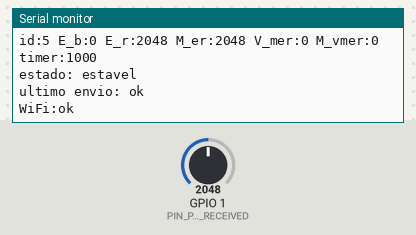
This sketch was run on a simulated ESP32-S3. Shown: the last lines printed to the serial monitor. Inputs (shaded band) come from the test bench; at power-on: GPIO 1 (PIN_POT_RECEIVED) = 2048. WiFi joins after 1.5 s; servers stay silent unless stated; uploads are accepted with an empty reply.

Above: at 3.7 s.
3.8 s: GPIO 1 (PIN_POT_RECEIVED) set to 2866
At 3.86 s:
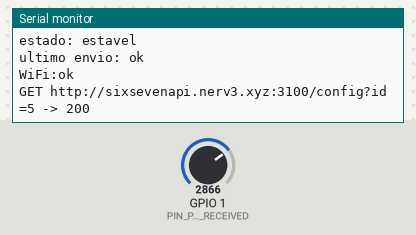
7.4 s: GPIO 1 (PIN_POT_RECEIVED) set to 3603
At 8.3 s:
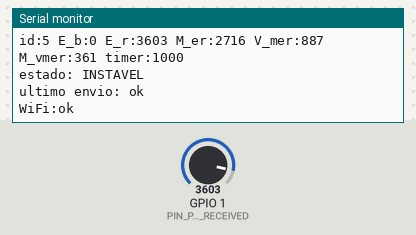
Timing chart, 0 to 10.4 s (numbered marks = the images above; inputs shaded):
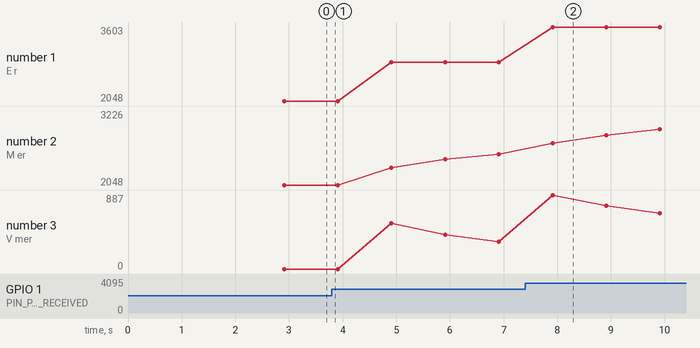

Measured:
- after the input at 7.4 s, the serial monitor: prints a new line after 0.51 s (image 2)
- plotted number 1: 2048 → 2866 after the input at 3.8 s, 2866 → 3603 after the input at 7.4 s
- plotted number 2: 2048 → 2538 after the input at 3.8 s, 2538 → 3226 after the input at 7.4 s
- plotted number 3: 0 → 328 after the input at 3.8 s, 328 → 377 after the input at 7.4 s

The sketch:

SixSeven_Projects.ino
```cpp
#include "config.hpp"
#include "connection.hpp"
#include "hooks.hpp"
#include "data.hpp"
#include "hardware.hpp"
#include "hardware_impl.hpp"

// Versao minima do SMRE: so a placa + 1 potenciometro (E_r).
// Sem botao, o hardware opera sempre que estiver alimentado.

Hardware hardware;

unsigned long lastRead = 0;
unsigned long lastSend = 0;

void setup() {
    hardware.begin();
}

void loop() {
    unsigned long now = millis();

    hardware.keepConnection();

    if (now - lastRead >= READ_INTERVAL) {
        lastRead = now;
        hardware.collector();
        hardware.manipulator();
    }

    if (now - lastSend >= (unsigned long)hardware.getTimer()) {
        lastSend = now;
        hardware.pull();
        hardware.push();
        hardware.printer();
    }
}
```

connection.hpp
```cpp
#ifndef CONNECTION_HPP
#define CONNECTION_HPP

#include "config.hpp"

class Connection {
    private:
        unsigned long lastAttempt;

    public:
        Connection() {
            lastAttempt = 0;
        }

        bool startWifi() {
            WiFi.mode(WIFI_STA);
            WiFi.begin(WIFI_SSID, WIFI_PASSWORD);
            unsigned long start = millis();
            while (WiFi.status() != WL_CONNECTED && millis() - start < BOOT_WIFI_WAIT) {
                delay(250);
            }
            return wifiConnected();
        }

        bool start() {
            return startWifi();
        }

        bool wifiConnected() {
            return WiFi.status() == WL_CONNECTED;
        }

        bool isConnected() {
            return wifiConnected();
        }

        void keepAlive() {
            if (wifiConnected()) return;
            if (millis() - lastAttempt >= RECONNECT_INTERVAL) {
                lastAttempt = millis();
                WiFi.disconnect();
                WiFi.begin(WIFI_SSID, WIFI_PASSWORD);
            }
        }

        void printStatus() {
            Serial.print("WiFi:");
            Serial.println(wifiConnected() ? "ok" : "--");
        }
};

#endif
```

data.hpp
```cpp
#ifndef DATA_HPP
#define DATA_HPP

#include "config.hpp"
#include "hooks.hpp"

class Data {
    private:
        void initData() {
            this->id = CONNECTION_ID;
            this->E_b = 0;
            this->E_r = 0;
            this->timer = SEND_INTERVAL;
            this->M_er = 0;
            this->V_mer = 0;
            this->M_vmer = 0;
        }
    protected:
        int id;
        int E_b;
        int E_r;
        int timer;
        int M_er;
        int V_mer;
        int M_vmer;
    public:
        Data() { initData(); }

        int getId() { return this->id; }
        int getBaseEnergy() { return this->E_b; }
        int getReceivedEnergy() { return this->E_r; }
        int getTimer() { return this->timer; }
        int getMeanReceived() { return this->M_er; }
        int getVariation() { return this->V_mer; }
        int getMeanVariation() { return this->M_vmer; }

        void setId(int id) { this->id = id; }
        void setBaseEnergy(int E_b) { this->E_b = E_b; }
        void setReceivedEnergy(int E_r) { this->E_r = E_r; }
        void setTimer(int timer) { this->timer = timer; }
        void setMeanReceived(int M_er) { this->M_er = M_er; }
        void setVariation(int V_mer) { this->V_mer = V_mer; }
        void setMeanVariation(int M_vmer) { this->M_vmer = M_vmer; }
};

class DataRepository : public Data {
    private:
        int receivedHistory[WINDOW_SIZE];
        int receivedCount;
        int receivedSum;

        int variationHistory[WINDOW_SIZE];
        int variationCount;
        int variationSum;

        void initRepository() {
            receivedCount = 0;
            receivedSum = 0;
            variationCount = 0;
            variationSum = 0;
            for (int i = 0; i < WINDOW_SIZE; i++) {
                receivedHistory[i] = 0;
                variationHistory[i] = 0;
            }
        }

    public:
        DataRepository() { initRepository(); }

        void create(int id, int E_b, int E_r, int timer, int M_er, int V_mer, int M_vmer) {
            this->id = id;
            this->E_b = E_b;
            this->E_r = E_r;
            this->timer = timer;
            this->M_er = M_er;
            this->V_mer = V_mer;
            this->M_vmer = M_vmer;
        }

        void update(int id, int E_b, int E_r, int timer, int M_er, int V_mer, int M_vmer) {
            create(id, E_b, E_r, timer, M_er, V_mer, M_vmer);
        }

        void read() {
            printSerial();
        }

        void reset() {
            setId(CONNECTION_ID);
            setBaseEnergy(0);
            setReceivedEnergy(0);
            setTimer(SEND_INTERVAL);
            setMeanReceived(0);
            setVariation(0);
            setMeanVariation(0);
            initRepository();
        }

        void applyHooks(Hooks& hooks) {
            this->id = hooks.getId();
            this->E_b = hooks.getBaseEnergy();
            this->E_r = hooks.getReceivedEnergy();
            this->timer = hooks.getTimer();
        }

        int computeMeanReceived(int reading) {
            int index = receivedCount % WINDOW_SIZE;
            receivedSum -= receivedHistory[index];
            receivedHistory[index] = reading;
            receivedSum += reading;
            if (receivedCount < WINDOW_SIZE) receivedCount++;
            int n = receivedCount < WINDOW_SIZE ? receivedCount : WINDOW_SIZE;
            this->M_er = receivedSum / n;
            return this->M_er;
        }

        int computeVariation() {
            this->V_mer = this->E_r - this->M_er;
            if (this->V_mer < 0) this->V_mer = -this->V_mer;
            return this->V_mer;
        }

        int computeMeanVariation() {
            int index = variationCount % WINDOW_SIZE;
            variationSum -= variationHistory[index];
            variationHistory[index] = this->V_mer;
            variationSum += this->V_mer;
            if (variationCount < WINDOW_SIZE) variationCount++;
            int n = variationCount < WINDOW_SIZE ? variationCount : WINDOW_SIZE;
            this->M_vmer = variationSum / n;
            return this->M_vmer;
        }

        bool isStable() {
            return this->V_mer <= STABLE_THRESHOLD;
        }

        String toJson() {
            String json = "{";
            json += "\"id\":" + String(this->id) + ",";
            json += "\"E_b\":" + String(this->E_b) + ",";
            json += "\"E_r\":" + String(this->E_r) + ",";
            json += "\"timer\":" + String(this->timer) + ",";
            json += "\"M_er\":" + String(this->M_er) + ",";
            json += "\"V_mer\":" + String(this->V_mer) + ",";
            json += "\"M_vmer\":" + String(this->M_vmer);
            json += "}";
            return json;
        }

        void printSerial() {
            Serial.print("id:");      Serial.print(this->id);
            Serial.print(" E_b:");    Serial.print(this->E_b);
            Serial.print(" E_r:");    Serial.print(this->E_r);
            Serial.print(" M_er:");   Serial.print(this->M_er);
            Serial.print(" V_mer:");  Serial.print(this->V_mer);
            Serial.print(" M_vmer:"); Serial.print(this->M_vmer);
            Serial.print(" timer:");  Serial.println(this->timer);
        }
};

#endif
```

hardware.hpp
```cpp
#ifndef HARDWARE_HPP
#define HARDWARE_HPP

#include "config.hpp"
#include "connection.hpp"
#include "hooks.hpp"
#include "data.hpp"

// Versao minima: sem OLED, LED, buzzer nem botao. O unico periferico
// e o potenciometro de E_r; todo o feedback sai pelo Serial.
class Hardware {
    private:
        DataRepository data;
        Connection conn;
        Hooks hooks;

        bool lastPushOk;

    public:
        Hardware();

        void begin();

        int readReceivedEnergy();

        void computeAll();

        void showSerial();

        void collector();
        void manipulator();
        void printer();

        bool push();
        bool pull();

        void keepConnection();
        int getTimer();
};

#endif
```

hardware_impl.hpp
```cpp
#ifndef HARDWARE_IMPL_HPP
#define HARDWARE_IMPL_HPP

#include "config.hpp"
#include "hardware.hpp"

Hardware::Hardware() {
    lastPushOk = false;
}

void Hardware::begin() {
    Serial.begin(115200);
    // Espera o USB CDC do S3 enumerar para nao perder o banner de boot.
    delay(1000);

    pinMode(PIN_POT_RECEIVED, INPUT);

    Serial.println();
    Serial.println("== SixSeven boot (versao minima) ==");
    Serial.print("WiFi \"");
    Serial.print(WIFI_SSID);
    Serial.print("\"... ");
    bool wifiOk = conn.start();
    Serial.println(wifiOk ? "conectado" : "FALHOU (vai tentando em background)");
    if (wifiOk) {
        Serial.print("IP: ");
        Serial.println(WiFi.localIP());
    }
    Serial.print("backend: http://");
    Serial.print(SERVER_HOST);
    Serial.print(":");
    Serial.println(SERVER_PORT);
    Serial.println("lendo E_r no GPIO 1 — E_b vem do backend");
}

int Hardware::readReceivedEnergy() {
    int value = analogRead(PIN_POT_RECEIVED);
    data.setReceivedEnergy(value);
    hooks.setReceivedEnergy(value);
    return value;
}

void Hardware::computeAll() {
    data.computeMeanReceived(data.getReceivedEnergy());
    data.computeVariation();
    data.computeMeanVariation();
}

void Hardware::showSerial() {
    data.printSerial();
    // sem LED/buzzer, a estabilidade so aparece aqui
    Serial.print("estado: ");
    Serial.println(data.isStable() ? "estavel" : "INSTAVEL");
    Serial.print("ultimo envio: ");
    Serial.println(lastPushOk ? "ok" : "--");
    conn.printStatus();
}

void Hardware::collector() {
    readReceivedEnergy();
}

void Hardware::manipulator() {
    computeAll();
}

void Hardware::printer() {
    showSerial();
}

bool Hardware::push() {
    lastPushOk = hooks.push(data.toJson(), conn);
    return lastPushOk;
}

bool Hardware::pull() {
    bool ok = hooks.pull(conn);
    if (ok) data.applyHooks(hooks);
    return ok;
}

void Hardware::keepConnection() {
    conn.keepAlive();
}

int Hardware::getTimer() {
    return data.getTimer();
}

#endif
```

hooks.hpp
```cpp
#ifndef HOOKS_HPP
#define HOOKS_HPP

#include "config.hpp"
#include "connection.hpp"

class Hooks {
    private:
        int id;
        int E_b;
        int E_r;
        int timer;

        String url(const char* path) {
            return "http://" + String(SERVER_HOST) + ":" + String(SERVER_PORT) + String(path);
        }

        int extractInt(const String& json, const String& key, int fallback) {
            String search = "\"" + key + "\"";
            int pos = json.indexOf(search);
            if (pos < 0) return fallback;
            pos = json.indexOf(':', pos);
            if (pos < 0) return fallback;
            pos++;
            while (pos < (int)json.length() && (json[pos] == ' ' || json[pos] == '"')) pos++;
            int end = pos;
            while (end < (int)json.length() && (isDigit(json[end]) || json[end] == '-')) end++;
            if (end == pos) return fallback;
            return json.substring(pos, end).toInt();
        }

    public:
        Hooks() {
            id = CONNECTION_ID;
            E_b = 0;
            E_r = 0;
            timer = SEND_INTERVAL;
        }

        int getId() { return this->id; }
        int getBaseEnergy() { return this->E_b; }
        int getReceivedEnergy() { return this->E_r; }
        int getTimer() { return this->timer; }

        void setReceivedEnergy(int value) { this->E_r = value; }

        bool push(const String& payload, Connection& conn) {
            if (!conn.wifiConnected()) {
                Serial.println("POST /data pulado: sem WiFi");
                return false;
            }
            HTTPClient http;
            http.begin(url(SERVER_PATH));
            http.setTimeout(HTTP_TIMEOUT);
            http.addHeader("Content-Type", "application/json");
            int code = http.POST(payload);
            http.end();
            // code negativo = erro do HTTPClient (-1 nao conectou,
            // -11 timeout); 200 = backend recebeu e gravou.
            Serial.print("POST ");
            Serial.print(url(SERVER_PATH));
            Serial.print(" -> ");
            Serial.println(code);
            return code >= 200 && code < 300;
        }

        bool pull(Connection& conn) {
            if (!conn.wifiConnected()) return false;
            HTTPClient http;
            http.begin(url(SERVER_CONFIG_PATH) + "?id=" + String(CONNECTION_ID));
            http.setTimeout(HTTP_TIMEOUT);
            int code = http.GET();
            Serial.print("GET ");
            Serial.print(url(SERVER_CONFIG_PATH));
            Serial.print("?id=");
            Serial.print(CONNECTION_ID);
            Serial.print(" -> ");
            Serial.println(code);
            if (code < 200 || code >= 300) {
                http.end();
                return false;
            }
            String body = http.getString();
            http.end();
            this->id = extractInt(body, "id", CONNECTION_ID);
            this->E_b = extractInt(body, "E_b", this->E_b);
            this->timer = extractInt(body, "timer", this->timer);
            return true;
        }
};

#endif
```

config.example.hpp
```cpp
// MODELO DE CONFIGURACAO
// Copie este arquivo para "config.hpp" e preencha com os dados da sua
// rede. O config.hpp real e ignorado pelo git e NAO deve ser commitado.
//   cp config.example.hpp config.hpp

#ifndef CONFIG_HPP
#define CONFIG_HPP

#include <Arduino.h>
#include <WiFi.h>
#include <HTTPClient.h>

// =====================================================================
//  CONFIG PARA ESP32-S3 — VERSAO MINIMA
//
//  Esta versao roda com o custo mais baixo possivel: alem da placa, o
//  unico componente e UM potenciometro. LED RGB, buzzer, OLED, botao e
//  o segundo potenciometro foram removidos do projeto.
//
//  O diagnostico agora sai todo pelo Serial Monitor (115200), que ja
//  vem pela USB e nao custa nada.
//
//  Regras de pinagem do S3:
//   - Potenciometro (analogico) SO em ADC1 = GPIO1..GPIO10 (funciona
//     com Wi-Fi ligado). No S3, ADC2 nao funciona com Wi-Fi.
//   - Evitar: GPIO0/3/45/46 (strapping), GPIO19/20 (USB), GPIO26-32
//     e vizinhos (flash/PSRAM).
// =====================================================================

// ---------- Wi-Fi ----------
// ATENCAO: o ESP32-S3 so conecta em redes 2.4 GHz. Um SSID "_5G"
// nunca vai conectar — use a rede 2.4 do mesmo roteador.
#define WIFI_SSID "SUA_REDE_2.4GHZ"
#define WIFI_PASSWORD "SUA_SENHA_WIFI"

// ---------- Backend (o que conversa com o Drogon) ----------
// Este cliente fala HTTP cru (sem TLS e sem seguir redirect), entao:
//  - NAO usar a porta 3000 do host: e o painel do EasyPanel.
//  - NAO usar 80/443: o dominio redireciona para HTTPS.
//  - Caminho certo: porta publicada no servico do backend no EasyPanel
//    (Ports: host 3100 -> container 3000) + liberar 3100/tcp no firewall.
// O contrato e POST /data + GET /config — NAO trocar por /dados
// (isso e do outro backend, incompativel com este firmware).
#define SERVER_HOST "sixsevenapi.nerv3.xyz"
#define SERVER_PORT 3100
#define SERVER_PATH "/data"          // POST das leituras
#define SERVER_CONFIG_PATH "/config" // GET da configuracao (E_b, timer)

// ---------- Identidade desta conexao/hardware ----------
#define CONNECTION_ID 5

// ---------- Pinos (ESP32-S3) ----------
// Unico componente externo: o potenciometro da energia recebida (E_r),
// em ADC1. A energia base (E_b) nao e mais lida por hardware — ela vem
// exclusivamente do backend, via GET /config.
#define PIN_POT_RECEIVED 1   // ADC1_CH0 — energia recebida (E_r)

#define ADC_MAX 4095

// ---------- Tempos (ms) ----------
#define SEND_INTERVAL 1000
#define READ_INTERVAL 1000
#define RECONNECT_INTERVAL 5000
#define BOOT_WIFI_WAIT 3000
// 1500 era para backend na LAN; via internet (VPS) a primeira conexao
// TCP pode passar disso e virar timeout intermitente (-11).
#define HTTP_TIMEOUT 4000

// ---------- Filtro / logica ----------
#define WINDOW_SIZE 10
#define STABLE_THRESHOLD 150

#endif
```
